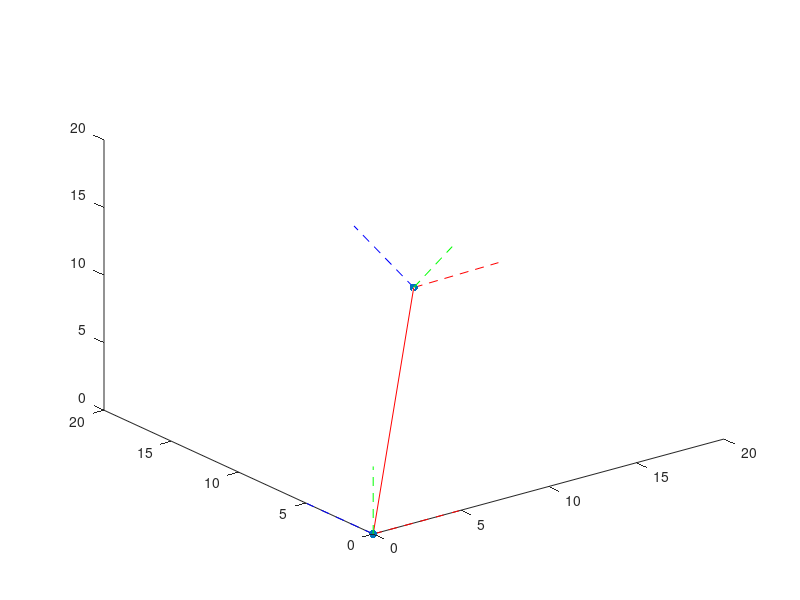

Source code (MATLAB): (Note: this script raises an error after producing the figure.)
function [] = draw_EKFEstimate_3d(estimateResult)
%draw_EKFEstimate_3d: main function. To show the estimation result of normal EKF: left invariant EKF
%   

if nargin < 1
    load('./EKF_3d_estimation_results.mat');   % two dot means the previous folder, while one dot means the current folder
    estimateResult = estimation_results;
end

%addpath('../3d_datagen/');

% drawEstimatePose(estimateResult);
% drawCovPose(estimateResult);
% 
% drawEstimateLandmark(estimateResult);
% drawCovLandmark(estimateResult);

draw_EKFPoseEstimation_3d(estimateResult);
draw_EKFCovPose_3d(estimateResult);

draw_EKFLandmarkEstimation_3d(estimateResult);
draw_EKFCovLandmark_3d(estimateResult);
end

%%
function [] = draw_EKFPoseEstimation_3d(estimateResult)
%draw_EKFPoseEstimation_2d: Draw EKF estimation of pose, both position and orientation
%   

num_state = size(estimateResult,2);
position = [];
for i=1:num_state
    positionI = estimateResult{i}.position;
    position = [position positionI];
end
%figure;
plot3( position(1,:), position(2, :), position(3,:), 'r' ); hold on;
scatter3( position(1,:), position(2, :), position(3, :) ,'ro', 'filled'); hold on;

%draw axis
axisl = 5;
for i = 1:num_state
    rotationI = estimateResult{i}.orientation;
%    rotationi = poses.orientation((i-1)*2+1:i*2, :);
    xdir = position(:, i)+axisl*rotationI(:, 1);
    xdir = [position(:, i) xdir];
    ydir = position(:, i)+axisl*rotationI(:, 2);
    ydir = [position(:, i) ydir];
    zdir = position(:, i) + axisl*rotationI(:, 3);
    zdir = [position(:, i), zdir];
    plot3(xdir(1,:), xdir(2,:), xdir(3,:), 'Color', 'red','LineStyle','--'); hold on;
    plot3(ydir(1,:), ydir(2,:), ydir(3,:), 'Color', 'blue','LineStyle','--'); hold on;
    plot3(zdir(1,:), zdir(2,:), zdir(3,:), 'Color', 'green','LineStyle','--'); hold on;
end
end

%%
function [] = draw_EKFCovPose_3d(estimateResult)
%draw_EKFCovPose_2d: Draw covariance of EKF estimation of 2D-poses.
%   

num_pose = size(estimateResult,2);
for i=1:num_pose
    positionI = estimateResult{i}.position;
    
    %cov_thetaI = estimateResult{i}.cov(1,1);
    cov_positionI = estimateResult{i}.cov(4:6,4:6);
    CV=GetCov_3d(cov_positionI,positionI(1),positionI(2),positionI(3));
    surf(CV.x,CV.y,CV.z,'FaceColor','r','EdgeColor','none','FaceAlpha',0.1); hold on;
    %plot(CV(1,:),CV(2,:),'r--'); hold on;
end
end

%%
function [] = draw_EKFLandmarkEstimation_3d(estimateResult)
%draw_EKFLandmarkEstimation_2d: Draw estimation of 2D-landmarks by normal EKF
%   

num_state = size(estimateResult,2);
landmarks = estimateResult{num_state}.landmarks;
%num_land = size(landmarks,1);
scatter3(landmarks(:,2),landmarks(:,3),landmarks(:,4),'g','filled'); hold on;
end

%%
function [] = draw_EKFCovLandmark_3d(estimateResult)
%draw_EKFCovLandmark_2d: Draw covariance of EKF estimation of 2D-landmarks.
%   

num_state = size(estimateResult,2); %the number of states (equales the number of poses)
landmarks = estimateResult{num_state}.landmarks;

stateCov = estimateResult{num_state}.cov;          % the cov of last state
num_cov = size(stateCov,1);                        % size of stateCov: num_cov*num_cov
land_cov = stateCov(7:num_cov,7:num_cov);          % the cov of landmark. The top-left 3*3 block is cov of [R p], so use the bottom right block
num_land = size(landmarks,1);                      % the number of landmark
for i=1:num_land
    landmarkI = landmarks(i,2:4);                  % the 2nd-3th columns are the coordinates of landmark 
    cov_landmarkI = land_cov(3*i-2:3*i,3*i-2:3*i);
    CV=GetCov_3d(cov_landmarkI,landmarkI(1),landmarkI(2),landmarkI(3));
    surf(CV.x,CV.y,CV.z,'FaceColor','g','EdgeColor','none','FaceAlpha',0.1); hold on;
%     plot(CV(1,:),CV(2,:),'r--'); hold on;
end

% k=1;
% for i=4:2:(num_cov-1)
%     landmarkI = landmarks(k,1:2); k=k+1;
%     cov_landmarkI = stateCov(i:i+1,i:i+1);
%     CV=GetCov(cov_landmarkI,landmarkI(1),landmarkI(2));
%     plot(CV(1,:),CV(2,:),'g--'); hold on;
% end
end